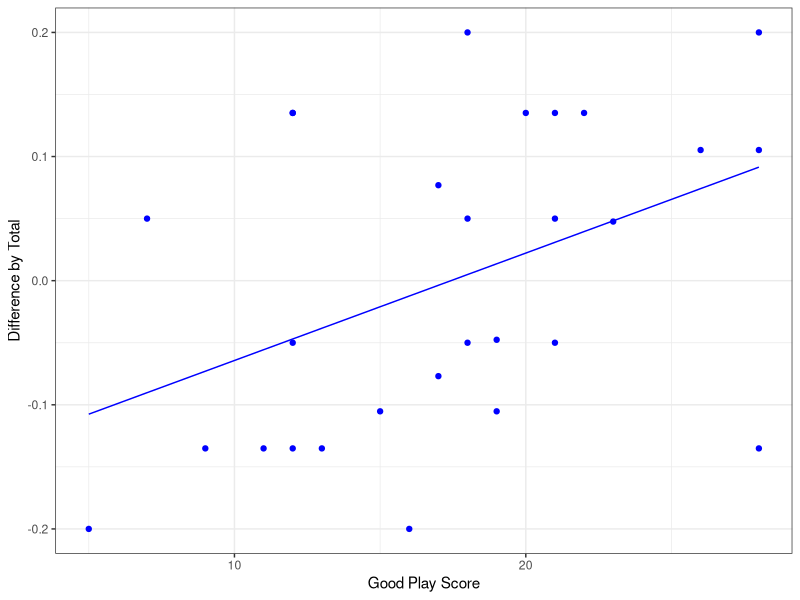
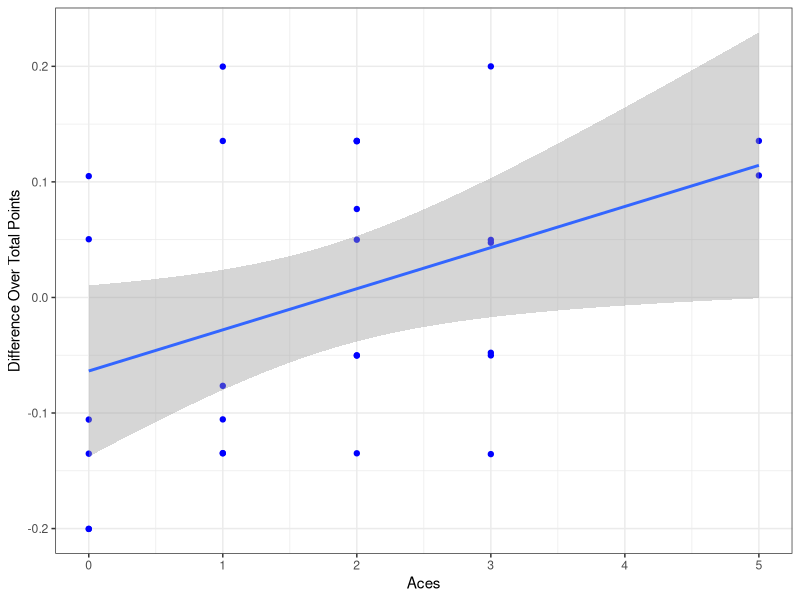
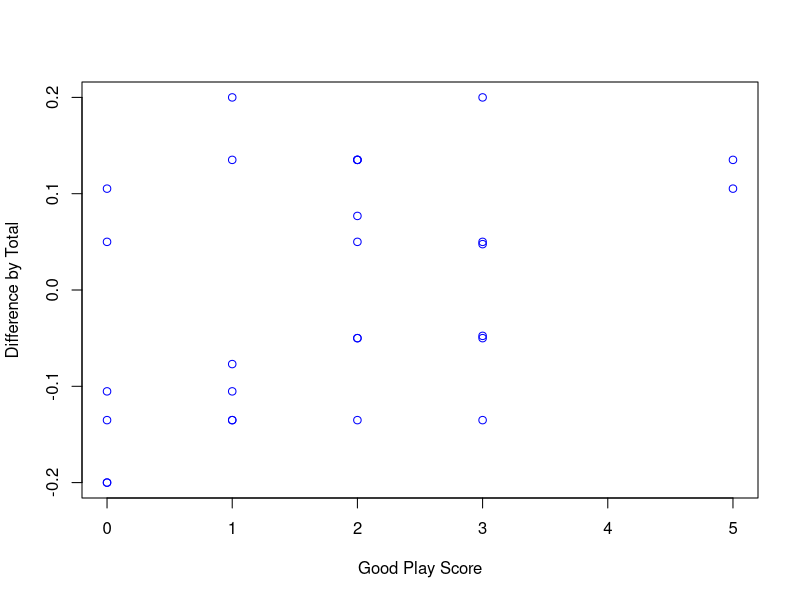

These figures' R source, in order:
## ---- chunk 1
knitr::opts_chunk$set(echo = TRUE)
## ---- chunk 2
library(tidyverse)
## ---- chunk 3
main <- read.csv('spikeball.csv')
games <- read.csv('games.csv')
grouped <- main %>% group_by(Game.ID, Team.ID) %>% summarise_at(vars(Left.Hand.Serves, Right.Hand.Serves, Serving.Faults, Aces, Kills, Spikes, Under.hand.hits, Left.hand.hits, Right.hand.hits, No.hand.hits, Behind.Back.Hits, Dives, Out.of.Position.Returns..out.of.the.circle., Errors, Hit.Faults, Spike.Blocks), list(sum))
grouped <- merge(grouped, games, by=c("Game.ID", "Team.ID"))
grouped
## ---- chunk 4
main <- main %>% rename(Out.of.Position = Out.of.Position.Returns..out.of.the.circle.) %>% mutate(Spike.Misses = Spikes - Kills) %>% mutate(Kill.Pct = Kills / Spikes, Total.Serves = Left.Hand.Serves + Right.Hand.Serves, Left.Right.Serve.Ratio = Left.Hand.Serves / Right.Hand.Serves, Left.Right.Hit.Ratio = Left.hand.hits / Right.hand.hits, Good.Play.Score = No.hand.hits + Behind.Back.Hits + Dives + Out.of.Position + (2 * Spike.Blocks) + (3 * Aces) + Kills, Bad.Play.Score = Hit.Faults + Serving.Faults + Errors)
main
## ---- chunk 5
group_xtra <- grouped %>% rename(Out.of.Position = Out.of.Position.Returns..out.of.the.circle.) %>% mutate(Spike.Misses = Spikes - Kills) %>% mutate(Kill.Pct = Kills / Spikes, Total.Serves = Left.Hand.Serves + Right.Hand.Serves, Left.Right.Serve.Ratio = Left.Hand.Serves / Right.Hand.Serves, Left.Right.Hit.Ratio = Left.hand.hits / Right.hand.hits, Good.Play.Score = (2*Spike.Blocks) + (3*Aces) + Kills, Bad.Play.Score = Hit.Faults + Serving.Faults + Errors, Diff.by.Total = Diff / Total)
group_xtra
## ---- chunk 6
spike.lm <- lm(Diff.by.Total ~ Good.Play.Score + Bad.Play.Score, data=group_xtra)
summary(spike.lm)
## ---- chunk 7
spike.lm <- lm(Team.Score ~ Kills + Aces + Spike.Blocks, data=group_xtra)
summary(spike.lm)
## ---- chunk 8
spike.mod <- lm(Team.Score ~ Good.Play.Score, data=group_xtra)
summary(spike.mod)
## ---- chunk 9
spike.mod <- lm(Diff.by.Total ~ Good.Play.Score, data=group_xtra)
summary(spike.mod)
## ---- chunk 10
ggplot(data = group_xtra, aes(x = Good.Play.Score, y = Diff.by.Total)) + geom_point(color="blue") + geom_line(data = fortify(spike.mod), aes(x = Good.Play.Score, y = .fitted), col = "blue") +
  xlab('Good Play Score') +
  ylab('Difference by Total') +
  theme_bw()
## ---- chunk 11
ggplot(data = group_xtra, aes(x = Aces, y = jitter(Diff.by.Total))) + geom_point(color="blue") + theme_bw() + geom_smooth(method="lm") + ylab('Difference Over Total Points')
## ---- chunk 12
plot(group_xtra$Aces, group_xtra$Diff.by.Total, ylab='Difference by Total', xlab='Good Play Score', col='blue')
